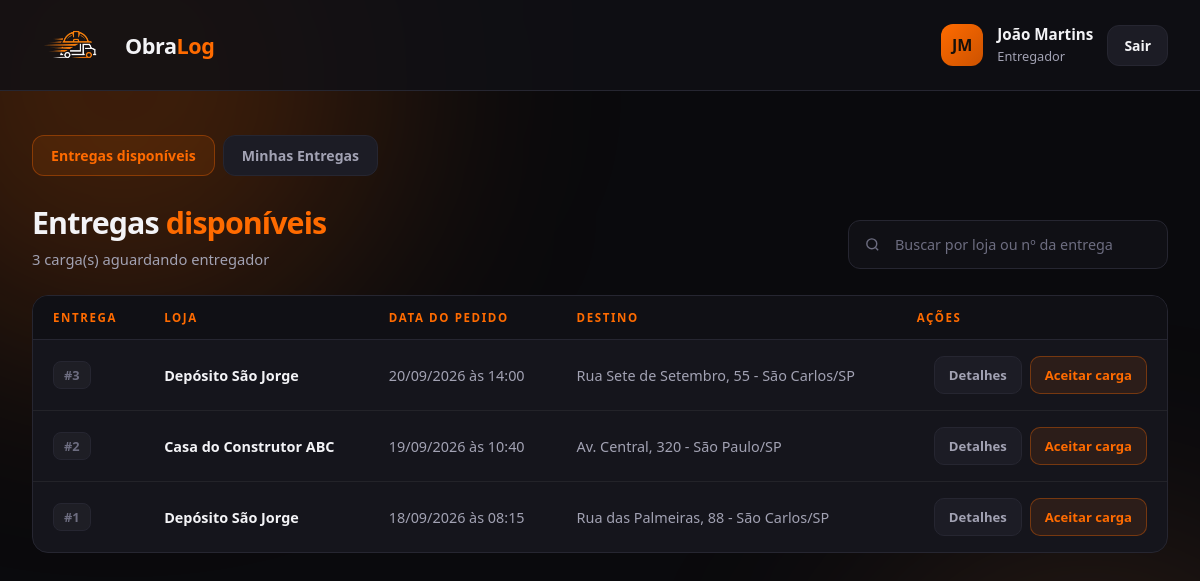
The page /entregas.php (signed in) on the database its author committed.
### tables this page shows
CREATE TABLE entrega (
    id_entrega          INT AUTO_INCREMENT PRIMARY KEY,
    id_loja             INT            NOT NULL,
    id_motorista        INT            NULL,
    id_cliente          INT            NOT NULL,
    endereco_origem     VARCHAR(200)   NOT NULL,
    endereco_entrega    VARCHAR(200)   NOT NULL,
    materiais           TEXT           NOT NULL,
    data_solicitacao    DATETIME       DEFAULT CURRENT_TIMESTAMP,
    data_entrega         DATETIME       NULL COMMENT 'preenchida quando o motorista aceita',
    data_finalizacao     DATETIME       NULL COMMENT 'preenchida quando o motorista finaliza; NULL = ainda ativa',
    CONSTRAINT fk_entrega_loja FOREIGN KEY (id_loja)
        REFERENCES loja (id_usuario) ON DELETE CASCADE,
    CONSTRAINT fk_entrega_motorista FOREIGN KEY (id_motorista)
        REFERENCES motorista (id_usuario) ON DELETE SET NULL,
    CONSTRAINT fk_entrega_cliente FOREIGN KEY (id_cliente)
        REFERENCES cliente (id_cliente) ON DELETE CASCADE
);

### includes/auth.php (called while the page is built, shortened)
<?php
function estaLogado(): bool
{
    return isset($_SESSION['usuario']['id_usuario']);
}
function usuarioLogado(): ?array
{
    return $_SESSION['usuario'] ?? null;
}
function exigirTipo(string $tipo): array
{
    $usuario = usuarioLogado();
    return $usuario;
}
function iniciais(string $nome): string
{
    $partes = preg_split('/\s+/', trim($nome));
    $letras = mb_substr($partes[0] ?? '', 0, 1);
    if (count($partes) > 1) {
        $letras .= mb_substr(end($partes), 0, 1);
    }
    return mb_strtoupper($letras);
}
function e(?string $valor): string
{
    return htmlspecialchars((string) $valor, ENT_QUOTES, 'UTF-8');
}

### entregas.php (the view, shortened to what this page needs)
<?php
require_once __DIR__ . '/includes/auth.php';
require_once __DIR__ . '/includes/conexao.php';
$usuario = exigirTipo('motorista');
$busca = trim($_GET['q'] ?? '');
$sql = "SELECT  en.id_entrega,
                en.data_solicitacao,
                en.endereco_entrega,
                COALESCE(l.nome_fantasia, u.nome) AS nome_loja
        FROM    entrega en
        JOIN    loja    l ON l.id_usuario = en.id_loja
        JOIN    usuario u ON u.id_usuario = en.id_loja
        WHERE   en.id_motorista IS NULL
          AND   en.data_finalizacao IS NULL";
$parametros = [];
$sql .= ' ORDER BY en.data_solicitacao DESC';
$stmt = $pdo->prepare($sql);
$stmt->execute($parametros);
$entregas = $stmt->fetchAll();
function dataBr(?string $data): string
{
    return $data ? date('d/m/Y \à\s H:i', strtotime($data)) : '-';
}
?>
<!DOCTYPE html>
<html lang="pt-BR">
<head>
    <link rel="stylesheet" href="style.css">
</head>
<body>
<header class="topo">
    <div class="logo-topo">
        <img src="img/logoObraLog.png" alt="ObraLog">
        <span>Obra<b>Log</b></span>
    </div>
    <div class="usuario-atual">
        <div class="avatar"><?= e(iniciais($usuario['nome'])) ?></div>
        <div class="dados">
            <strong><?= e($usuario['nome']) ?></strong>
            <small>Entregador</small>
        </div>
        <a href="logout.php" class="botao-sair">Sair</a>
    </div>
</header>
<main class="conteudo conteudo-largo">
    <?php $paginaAtual = 'disponiveis'; require __DIR__ . '/includes/menu-motorista.php'; ?>
    <div class="cabecalho-pagina">
        <div>
            <h1>Entregas <span>disponíveis</span></h1>
            <p><?= count($entregas) ?> carga(s) aguardando entregador</p>
        </div>
        <form class="busca" method="get">
            <div class="entrada">
                <span class="icone-campo">
                    <svg width="17" height="17" viewBox="0 0 24 24" fill="none" stroke="currentColor" stroke-width="2">
                        <circle cx="11" cy="11" r="7"/><path d="m20 20-3.5-3.5"/>
                    </svg>
                </span>
                <input type="search" name="q" placeholder="Buscar por loja ou nº da entrega"
                       value="<?= e($busca) ?>">
            </div>
        </form>
    </div>
    <div class="quadro-tabela">
        <table class="tabela">
            <thead>
                <tr>
                    <th>Entrega</th>
                    <th>Loja</th>
                    <th>Data do pedido</th>
                    <th>Destino</th>
                    <th class="alinha-direita">Ações</th>
                </tr>
            </thead>
            <tbody>
            <?php if (!$entregas): ?>
                <tr>
                    <td colspan="5">
                        <div class="sem-registros">
                            <strong>Nenhuma entrega disponível agora</strong>
                            <span>Assim que uma loja publicar uma carga, ela aparece aqui.</span>
                        </div>
                    </td>
                </tr>
            <?php else: ?>
                <?php foreach ($entregas as $en): ?>
                <tr>
                    <td data-rotulo="Entrega">
                        <span class="codigo">#<?= (int) $en['id_entrega'] ?></span>
                    </td>
                    <td data-rotulo="Loja">
                        <span class="destaque"><?= e($en['nome_loja']) ?></span>
                    </td>
                    <td data-rotulo="Data do pedido">
                        <?= dataBr($en['data_solicitacao']) ?>
                    </td>
                    <td data-rotulo="Destino">
                        <?= e($en['endereco_entrega']) ?>
                    </td>
                    <td data-rotulo="Ações" class="alinha-direita">
                        <div class="acoes">
                            <a class="acao" href="entrega-detalhe.php?id=<?= (int) $en['id_entrega'] ?>">Detalhes</a>
                            <form method="post" action="aceitar-entrega.php">
                                <button type="submit" class="acao aceitar">Aceitar carga</button>
                            </form>
                        </div>
                    </td>
                </tr>
                <?php endforeach; ?>
            <?php endif; ?>
            </tbody>
        </table>
    </div>
</main>
</body>
</html>

### includes/menu-motorista.php
<?php
$paginaAtual = $paginaAtual ?? 'disponiveis';
?>
<nav class="menu-motorista" aria-label="Área do entregador">
    <a href="entregas.php" class="<?= $paginaAtual === 'disponiveis' ? 'ativo' : '' ?>">Entregas disponíveis</a>
    <a href="minhas-entregas.php" class="<?= $paginaAtual === 'minhas' ? 'ativo' : '' ?>">Minhas Entregas</a>
</nav>

### rows shown on the page
entrega: id_entrega "3", nome_loja "Depósito São Jorge", data_solicitacao "20/09/2026 às 14:00", endereco_entrega "Rua Sete de Setembro, 55 - São Carlos/SP"
entrega: id_entrega "2", nome_loja "Casa do Construtor ABC", data_solicitacao "19/09/2026 às 10:40", endereco_entrega "Av. Central, 320 - São Paulo/SP"
entrega: id_entrega "1", nome_loja "Depósito São Jorge", data_solicitacao "18/09/2026 às 08:15", endereco_entrega "Rua das Palmeiras, 88 - São Carlos/SP"

### other values the page prints
iniciais($usuario['nome']) "JM"
$usuario['nome'] "João Martins"
count($entregas) "3"
